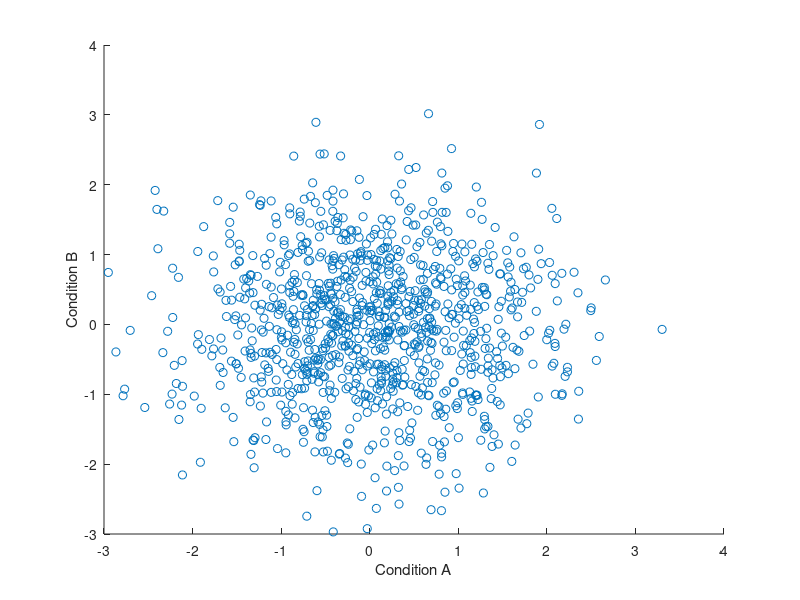

Write the MATLAB code that produced this figure.
N=1000;
figure;
hold on;
x=randn(1, N);
y=randn(1, N);
h = scatter(x, y, 'r.');
xlabel('Condition A');
ylabel('Condition B');